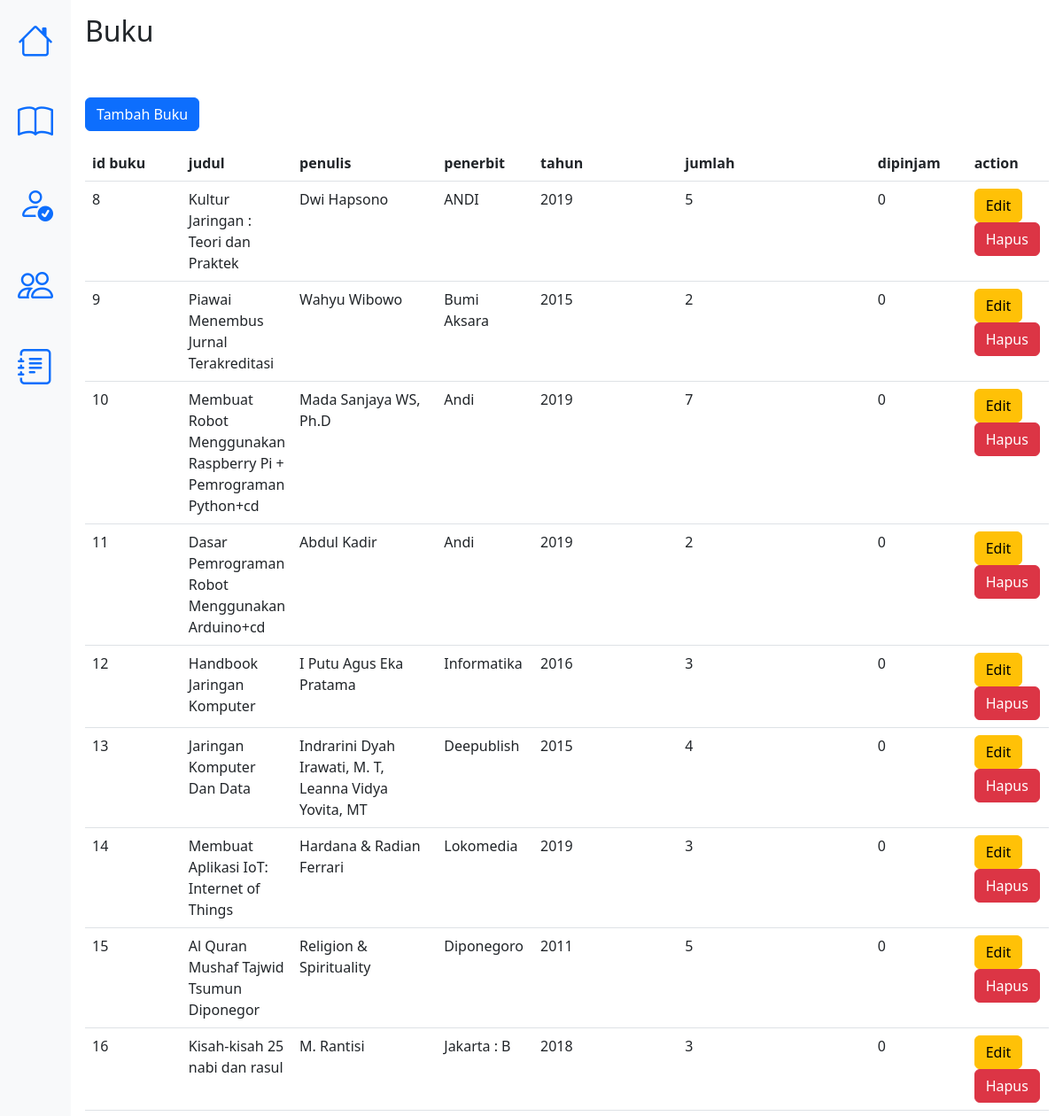
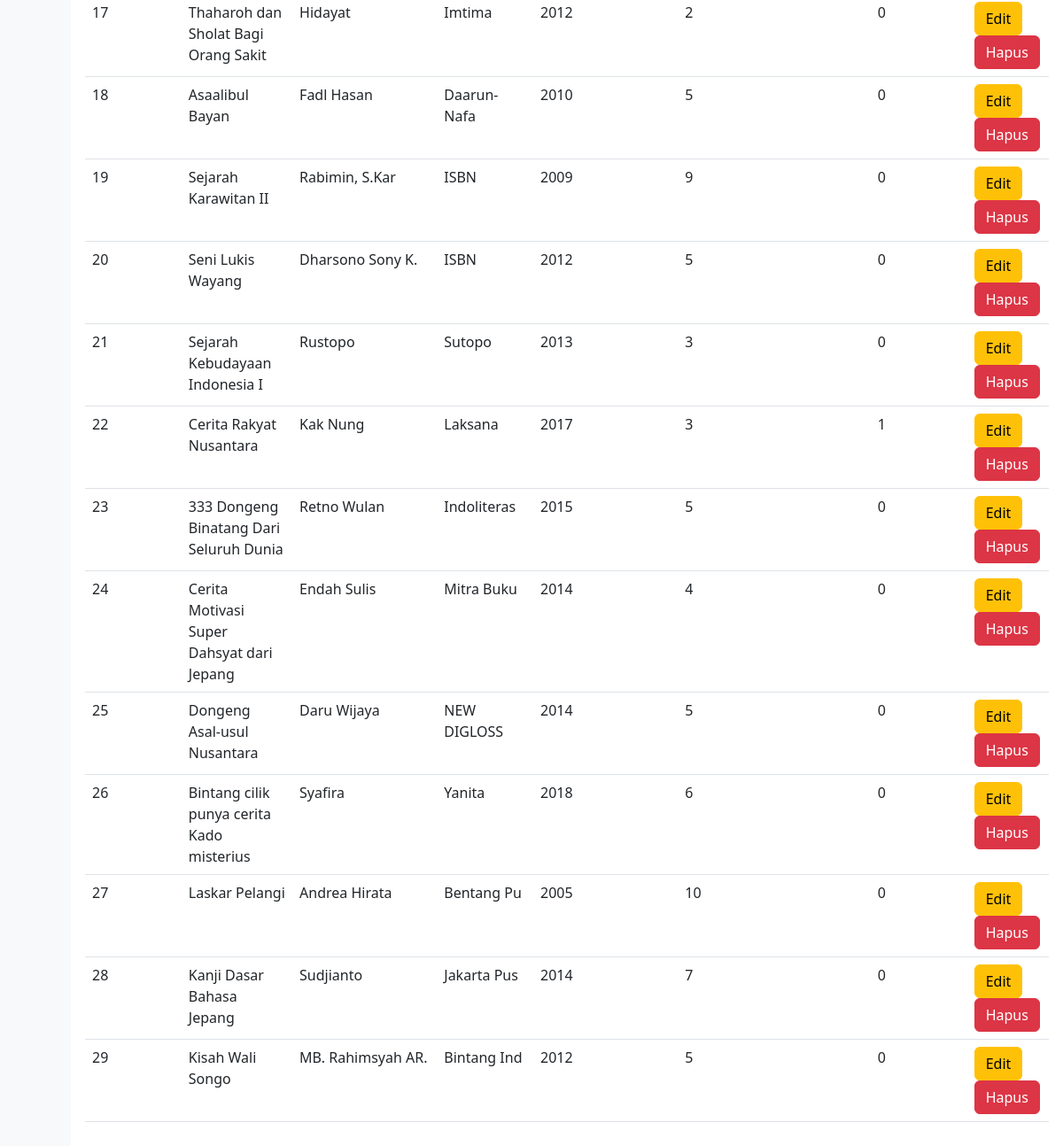
The app's page /perpustakaan/buku.php with its own data (2 pictures, top to bottom).
### tables this page shows
CREATE TABLE `buku` (
  `id_Buku` int(11) NOT NULL,
  `judul` varchar(225) NOT NULL,
  `penulis` varchar(225) NOT NULL,
  `penerbit` varchar(225) NOT NULL,
  `tahun` int(11) NOT NULL,
  `jumlah` int(11) NOT NULL,
  `dipinjam` int(11) NOT NULL
);

### perpustakaan/buku.php (the view, shortened to what this page needs)
<?php
    include('koneksi.php');
    $res = mysqli_query($conn, "SELECT * FROM buku");
?>
<!DOCTYPE html>
<html lang="en">
<head>
    <link rel="stylesheet" href="bootstrap/css/bootstrap.css">
    <link rel="stylesheet" href="https://cdn.jsdelivr.net/npm/bootstrap-icons@1.8.2/font/bootstrap-icons.css">
    <link rel="stylesheet" href="style/custom.css">
</head>
<body>
    <div class="container-fluid">
        <div class="row">
            <div class="col-sm-auto bg-light sticky-top">
                <div class="d-flex flex-sm-column flex-row flex-nowrap bg-light align-items-center sticky-top">
                    <ul class="nav nav-pills nav-flush flex-sm-column flex-row flex-nowrap mb-auto mx-auto text-center align-items-center">
                        <li class="nav-item">
                            <a href="dashboard.php" class="nav-link py-3 px-2" title="" data-bs-toggle="tooltip" data-bs-placement="right" data-bs-original-title="Home">
                                <i class="bi-house fs-1"></i>
                            </a>
                        </li>
                        <li>
                            <a href="buku.php" class="nav-link py-3 px-2" title="" data-bs-toggle="tooltip" data-bs-placement="right" data-bs-original-title="Dashboard">
                                <i class="bi-book fs-1"></i>
                            </a>
                        </li>
                        <li>
                            <a href="petugas.php" class="nav-link py-3 px-2" title="" data-bs-toggle="tooltip" data-bs-placement="right" data-bs-original-title="Orders">
                                <i class="bi-person-check fs-1"></i>
                            </a>
                        </li>
                        <li>
                            <a href="tamu.php" class="nav-link py-3 px-2" title="" data-bs-toggle="tooltip" data-bs-placement="right" data-bs-original-title="Products">
                                <i class="bi-people fs-1"></i>
                            </a>
                        </li>
                        <li>
                            <a href="transaksi.php" class="nav-link py-3 px-2" title="" data-bs-toggle="tooltip" data-bs-placement="right" data-bs-original-title="Customers">
                                <i class="bi-journal-text fs-1"></i>
                            </a>
                        </li>
                    </ul>
                </div>
            </div>
            <div class="col-sm p-3 min-vh-100">
                <h2>Buku</h2>
                <a href="tambah-buku.php" class="btn btn-primary mt-5">Tambah Buku</a>
                <div class="table-responsive mt-3">
                    <table class="table table-hover table-buku">
                        <thead>
                            <tr>
                                <th width="10%">id buku</th>
                                <th width="10%">judul</th>
                                <th width="15%">penulis</th>
                                <th width="10%">penerbit</th>
                                <th width="15%">tahun</th>
                                <th width="20%">jumlah</th>
                                <th width="10%">dipinjam</th>
                                <th>action</th>
                            </tr>
                        </thead>
                        <tbody>
                        <?php while($data = mysqli_fetch_array($res)) {?>
                            <tr>
                                <td><?php echo $data['id_Buku'] ?> </td>
                                <td><?php echo $data['judul'] ?> </td>
                                <td><?php echo $data['penulis'] ?> </td>
                                <td><?php echo $data['penerbit'] ?> </td>
                                <td><?php echo $data['tahun'] ?> </td>
                                <td><?php echo $data['jumlah'] ?> </td>
                                <td><?php echo $data['dipinjam'] ?> </td>
                                <td>
                                    <a href="edit-buku.php?id=<?php echo $data['id_Buku'];?>" class="btn btn-warning">Edit
                                    </a>
                                    <a href="hapus-buku.php?id=<?php echo $data['id_Buku'];?>" class="btn btn-danger">Hapus
                                    </a>
                                </td>
                            </tr>
                        <?php } ?>
                        </tbody>
                    </table>
                </div>
            </div>
        </div>
    </div>
</body>
</html>

### records on screen
buku: id_Buku "8", judul "Kultur Jaringan : Teori dan Praktek", penulis "Dwi Hapsono", penerbit "ANDI", tahun "2019", jumlah "5", dipinjam "0"
buku: id_Buku "9", judul "Piawai Menembus Jurnal Terakreditasi", penulis "Wahyu Wibowo", penerbit "Bumi Aksara", tahun "2015", jumlah "2", dipinjam "0"
buku: id_Buku "10", judul "Membuat Robot Menggunakan Raspberry Pi + Pemrograman Python+cd", penulis "Mada Sanjaya WS, Ph.D", penerbit "Andi", tahun "2019", jumlah "7", dipinjam "0"
buku: id_Buku "11", judul "Dasar Pemrograman Robot Menggunakan Arduino+cd", penulis "Abdul Kadir", penerbit "Andi", tahun "2019", jumlah "2", dipinjam "0"
buku: id_Buku "12", judul "Handbook Jaringan Komputer", penulis "I Putu Agus Eka Pratama", penerbit "Informatika", tahun "2016", jumlah "3", dipinjam "0"
buku: id_Buku "13", judul "Jaringan Komputer Dan Data", penulis "Indrarini Dyah Irawati, M. T, Leanna Vidya Yovita, MT", penerbit "Deepublish", tahun "2015", jumlah "4", dipinjam "0"
buku: id_Buku "14", judul "Membuat Aplikasi IoT: Internet of Things", penulis "Hardana & Radian Ferrari", penerbit "Lokomedia", tahun "2019", jumlah "3", dipinjam "0"
buku: id_Buku "15", judul "Al Quran Mushaf Tajwid Tsumun Diponegor", penulis "Religion & Spirituality", penerbit "Diponegoro", tahun "2011", jumlah "5", dipinjam "0"
buku: id_Buku "16", judul "Kisah-kisah 25 nabi dan rasul", penulis "M. Rantisi", penerbit "Jakarta : B", tahun "2018", jumlah "3", dipinjam "0"
buku: id_Buku "17", judul "Thaharoh dan Sholat Bagi Orang Sakit", penulis "Hidayat", penerbit "Imtima", tahun "2012", jumlah "2", dipinjam "0"
buku: id_Buku "18", judul "Asaalibul Bayan", penulis "Fadl Hasan", penerbit "Daarun-Nafa", tahun "2010", jumlah "5", dipinjam "0"
buku: id_Buku "19", judul "Sejarah Karawitan II", penulis "Rabimin, S.Kar", penerbit "ISBN", tahun "2009", jumlah "9", dipinjam "0"
buku: id_Buku "20", judul "Seni Lukis Wayang", penulis "Dharsono Sony K.", penerbit "ISBN", tahun "2012", jumlah "5", dipinjam "0"
buku: id_Buku "21", judul "Sejarah Kebudayaan Indonesia I", penulis "Rustopo", penerbit "Sutopo", tahun "2013", jumlah "3", dipinjam "0"
buku: id_Buku "22", judul "Cerita Rakyat Nusantara", penulis "Kak Nung", penerbit "Laksana", tahun "2017", jumlah "3", dipinjam "1"
buku: id_Buku "23", judul "333 Dongeng Binatang Dari Seluruh Dunia", penulis "Retno Wulan", penerbit "Indoliteras", tahun "2015", jumlah "5", dipinjam "0"
buku: id_Buku "24", judul "Cerita Motivasi Super Dahsyat dari Jepang", penulis "Endah Sulis", penerbit "Mitra Buku", tahun "2014", jumlah "4", dipinjam "0"
buku: id_Buku "25", judul "Dongeng Asal-usul Nusantara", penulis "Daru Wijaya", penerbit "NEW DIGLOSS", tahun "2014", jumlah "5", dipinjam "0"
buku: id_Buku "26", judul "Bintang cilik punya cerita Kado misterius", penulis "Syafira", penerbit "Yanita", tahun "2018", jumlah "6", dipinjam "0"
buku: id_Buku "27", judul "Laskar Pelangi", penulis "Andrea Hirata", penerbit "Bentang Pu", tahun "2005", jumlah "10", dipinjam "0"
buku: id_Buku "28", judul "Kanji Dasar Bahasa Jepang", penulis "Sudjianto", penerbit "Jakarta Pus", tahun "2014", jumlah "7", dipinjam "0"
buku: id_Buku "29", judul "Kisah Wali Songo", penulis "MB. Rahimsyah AR.", penerbit "Bintang Ind", tahun "2012", jumlah "5", dipinjam "0"
